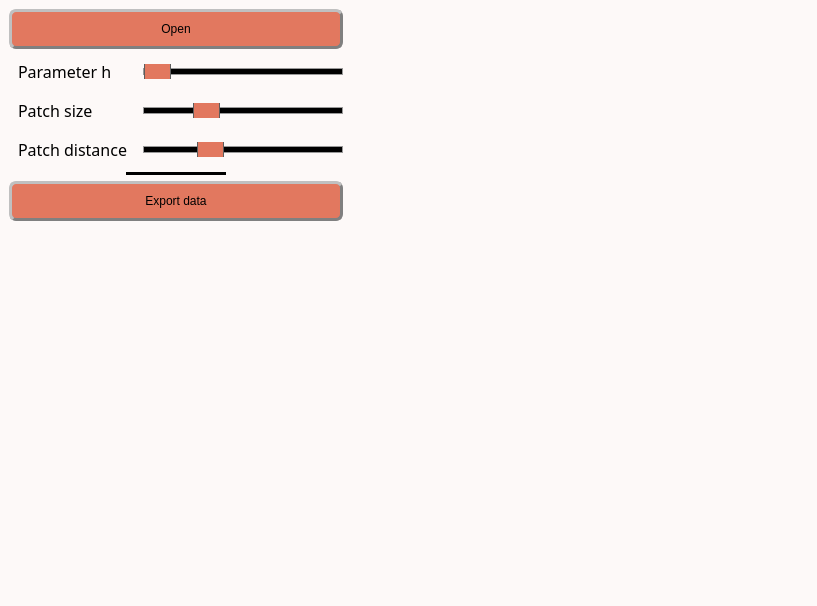
<?xml version="1.0" encoding="UTF-8"?>
<ui version="4.0">
 <class>MainWindow</class>
 <widget class="QMainWindow" name="MainWindow">
  <property name="windowModality">
   <enum>Qt::WindowModal</enum>
  </property>
  <property name="geometry">
   <rect>
    <x>0</x>
    <y>0</y>
    <width>817</width>
    <height>606</height>
   </rect>
  </property>
  <property name="sizePolicy">
   <sizepolicy hsizetype="Preferred" vsizetype="Preferred">
    <horstretch>0</horstretch>
    <verstretch>0</verstretch>
   </sizepolicy>
  </property>
  <property name="contextMenuPolicy">
   <enum>Qt::PreventContextMenu</enum>
  </property>
  <property name="windowTitle">
   <string>Denoise 2D map</string>
  </property>
  <property name="windowOpacity">
   <double>1.000000000000000</double>
  </property>
  <property name="autoFillBackground">
   <bool>false</bool>
  </property>
  <property name="styleSheet">
   <string notr="true">/* Couleur du fond, label, combobox, progressbar vide et spin box */
QWidget, QLabel, QComboBox, QProgressBar, QSpinBox {background-color: rgb(253, 249, 248)}

/* Couleur quand inactif */
QPushButton:disabled, QComboBox:disabled, QSpinBox:disabled {background-color: rgba(243, 98, 64,150)}

/* Couleur des boutons et des selecteurs */
QPushButton, QComboBox::drop-down:button, QComboBox::down-arrow, QComboBox::down-arrow:disabled, QSpinBox::drop-down:button, QSpinBox::down-arrow, QSpinBox::down-arrow:disabled, QSpinBox::drop-up:button, QSpinBox::up-arrow, QSpinBox::up-arrow:disabled, QSlider::handle:horizontal {background-color: rgb(226, 120, 95)}

/* Couleur des bordures de même couleur que les boutons */
QComboBox::drop-down:button, QSpinBox::drop-down:button, QSpinBox::drop-up:button {border-color: rgb(193, 167, 181)}

/* Couleur des textes */
QLabel, QPushButton, QPushButton:hover, QCheckBox, QComboBox, Line, QTextEdit, QSpinBox {color: rgb(0, 0, 0)}

/* style des bordures 1 */
QLabel, QPushButton, QPushButton:hover, QCheckBox, QComboBox, QSpinBox  {
	border-style : outset;
	min-width : 5em;
}

/* style des bordures 2 */
QPushButton, QPushButton:hover, QCheckBox, QComboBox, QSpinBox  {
	border-radius: 7px;
	border-width: 3px;
	border-color: gray;
}

/* Font 1 */
QPushButton, QPushButton:hover, QCheckBox, QProgressBar {font: 12pt &quot;Noto Sans Cond&quot;}

/* Font 2 */
QComboBox, QTextEdit, QSpinBox {font: 10pt &quot;Noto Sans Cond&quot;}

/* Padding 1 */
QLabel, QComboBox, QComboBox::down-arrow, QSpinBox, QSpinBox::down-arrow, QSpinBox::up-arrow {padding : 2px;}

/* Padding 2 */
QPushButton, QPushButton:hover, QCheckBox {padding : 10px;}

/* Gestion taille des QCheckBoxes */
QCheckBox::indicator:unchecked, QCheckBox::indicator:unchecked:hover, QCheckBox::indicator:checked, QCheckBox::indicator:checked:hover  {
	width :30px;
	height : 30px;
}

QLabel {
	Border-radius : 5px;
	border-width : 0px;
	border-color : black;
	font : 14pt &quot;Noto Sans Cond&quot;;
}

QPushButton:hover {background-color: rgb(243, 98, 64);}

QCheckBox::indicator:unchecked {image: url(icons/uncheck_icon.png);}

QCheckBox::indicator:unchecked:hover {image: url(icons/uncheck_hover_icon.png);}

QCheckBox::indicator:checked {image: url(icons/Check_icon.png);}

QCheckBox::indicator:checked:hover {image: url(icons/Check_hover_icon.png);}

QComboBox::drop-down:button{
	border-radius: 4px;
	border-width: 3px;
	width: 36px;
}

QComboBox::down-arrow {
	image : url(icons/Arrow_down.png);
    width: 13px;
    height: 12px;
}

Line{
	format: plain;
	midLine-Width : 5px;
}

QFrame[height=&quot;3&quot;], QFrame[width=&quot;3&quot;] {background-color: #3A3939;}

QTextEdit{
	background-color: rgb(255, 255, 255);
	border-style: solid;
	border-radius: 5px;
	border-width: 2px;
	border-color: black;
}

QLineEdit {font : 12pt &quot;Noto Sans Cond&quot;;}

/* Gestion taille des QLineEdit */
QLineEdit::indicator:unchecked, QLineEdit::indicator:unchecked:hover, QLineEdit::indicator:checked, QLineEdit::indicator:checked:hover  {
	border-color: black;
}

QHBoxLayout {background-color: rgb(0, 240, 240, 50);}

QProgressBar {
	text-align: center;
	border: 2px solid black;
	border-radius: 3px;
 }

 QProgressBar::chunk {
	background-color: rgb(243, 98, 64);
	width: 20px;
	margin : 0.5px;
 }

QSpinBox::drop-down:button, QSpinBox::drop-up:button {
	border-radius: 2px;
	border-width: 3px;
	width: 36px;
}

QSpinBox::down-arrow {
	image : url(icons/Arrow_down.png);
    width: 26px;
    height: 24px;
}

QSpinBox::up-arrow {
	image : url(icons/Arrow_up.png);
    width: 26px;
    height: 24px;
}

QSlider::groove:horizontal {
    border: 1px solid #999999;
    height: 5px; /* the groove expands to the size of the slider by default. by giving it a height, it has a fixed size */
    background-color: rgb(0, 0, 0);
    margin: 2px 0;
}

QSlider::handle:horizontal {
    border: 1px solid #5c5c5c;
    width: 25px;
    height: 40px;
    margin: -10px 0; /* handle is placed by default on the contents rect of the groove. Expand outside the groove */
    border-radius: 3px;
}</string>
  </property>
  <property name="toolButtonStyle">
   <enum>Qt::ToolButtonIconOnly</enum>
  </property>
  <widget class="QWidget" name="centralwidget">
   <property name="autoFillBackground">
    <bool>false</bool>
   </property>
   <property name="styleSheet">
    <string notr="true"/>
   </property>
   <layout class="QHBoxLayout" name="horizontalLayout_6">
    <item>
     <layout class="QHBoxLayout" name="horizontalLayout_5">
      <item>
       <layout class="QVBoxLayout" name="verticalLayout_2">
        <item>
         <widget class="QPushButton" name="OpenData">
          <property name="sizePolicy">
           <sizepolicy hsizetype="Preferred" vsizetype="Fixed">
            <horstretch>0</horstretch>
            <verstretch>0</verstretch>
           </sizepolicy>
          </property>
          <property name="text">
           <string>Open</string>
          </property>
          <property name="icon">
           <iconset>
            <normaloff>../Traitement_stack/icons/import_icon.png</normaloff>../Traitement_stack/icons/import_icon.png</iconset>
          </property>
         </widget>
        </item>
        <item>
         <layout class="QHBoxLayout" name="horizontalLayout">
          <item>
           <widget class="QLabel" name="label_h">
            <property name="font">
             <font>
              <family>Noto Sans Cond</family>
              <pointsize>12</pointsize>
              <weight>50</weight>
              <italic>false</italic>
              <bold>false</bold>
             </font>
            </property>
            <property name="styleSheet">
             <string notr="true">QLabel {
color: rgb(0, 0, 0);
background-color:	rgb(253, 249, 248);
border-style : outset;
Border-radius : 5px;
border-width : 0px;
border-color : black;
min-width : 5em;
padding : 5px;
font : 12pt &quot;Noto Sans Cond&quot;;
}</string>
            </property>
            <property name="text">
             <string>Parameter h</string>
            </property>
            <property name="textFormat">
             <enum>Qt::PlainText</enum>
            </property>
           </widget>
          </item>
          <item>
           <widget class="QSlider" name="slider_h">
            <property name="sizePolicy">
             <sizepolicy hsizetype="Preferred" vsizetype="Fixed">
              <horstretch>0</horstretch>
              <verstretch>0</verstretch>
             </sizepolicy>
            </property>
            <property name="minimumSize">
             <size>
              <width>200</width>
              <height>15</height>
             </size>
            </property>
            <property name="minimum">
             <number>1</number>
            </property>
            <property name="maximum">
             <number>5000</number>
            </property>
            <property name="singleStep">
             <number>10</number>
            </property>
            <property name="pageStep">
             <number>500</number>
            </property>
            <property name="value">
             <number>10</number>
            </property>
            <property name="orientation">
             <enum>Qt::Horizontal</enum>
            </property>
           </widget>
          </item>
         </layout>
        </item>
        <item>
         <layout class="QHBoxLayout" name="horizontalLayout_2">
          <item>
           <widget class="QLabel" name="label_size">
            <property name="font">
             <font>
              <family>Noto Sans Cond</family>
              <pointsize>12</pointsize>
              <weight>50</weight>
              <italic>false</italic>
              <bold>false</bold>
             </font>
            </property>
            <property name="styleSheet">
             <string notr="true">QLabel {
color: rgb(0, 0, 0);
background-color:	rgb(253, 249, 248);
border-style : outset;
Border-radius : 5px;
border-width : 0px;
border-color : black;
min-width : 5em;
padding : 5px;
font : 12pt &quot;Noto Sans Cond&quot;;
}</string>
            </property>
            <property name="text">
             <string>Patch size</string>
            </property>
           </widget>
          </item>
          <item>
           <widget class="QSlider" name="slider_size">
            <property name="sizePolicy">
             <sizepolicy hsizetype="Preferred" vsizetype="Fixed">
              <horstretch>0</horstretch>
              <verstretch>0</verstretch>
             </sizepolicy>
            </property>
            <property name="minimumSize">
             <size>
              <width>200</width>
              <height>15</height>
             </size>
            </property>
            <property name="minimum">
             <number>1</number>
            </property>
            <property name="maximum">
             <number>15</number>
            </property>
            <property name="pageStep">
             <number>2</number>
            </property>
            <property name="value">
             <number>5</number>
            </property>
            <property name="orientation">
             <enum>Qt::Horizontal</enum>
            </property>
           </widget>
          </item>
         </layout>
        </item>
        <item>
         <layout class="QHBoxLayout" name="horizontalLayout_3">
          <item>
           <widget class="QLabel" name="label_distance">
            <property name="font">
             <font>
              <family>Noto Sans Cond</family>
              <pointsize>12</pointsize>
              <weight>50</weight>
              <italic>false</italic>
              <bold>false</bold>
             </font>
            </property>
            <property name="styleSheet">
             <string notr="true">QLabel {
color: rgb(0, 0, 0);
background-color:	rgb(253, 249, 248);
border-style : outset;
Border-radius : 5px;
border-width : 0px;
border-color : black;
min-width : 5em;
padding : 5px;
font : 12pt &quot;Noto Sans Cond&quot;;
}</string>
            </property>
            <property name="text">
             <string>Patch distance</string>
            </property>
           </widget>
          </item>
          <item>
           <widget class="QSlider" name="slider_distance">
            <property name="sizePolicy">
             <sizepolicy hsizetype="Preferred" vsizetype="Fixed">
              <horstretch>0</horstretch>
              <verstretch>0</verstretch>
             </sizepolicy>
            </property>
            <property name="minimumSize">
             <size>
              <width>200</width>
              <height>15</height>
             </size>
            </property>
            <property name="minimum">
             <number>2</number>
            </property>
            <property name="maximum">
             <number>15</number>
            </property>
            <property name="pageStep">
             <number>2</number>
            </property>
            <property name="value">
             <number>6</number>
            </property>
            <property name="orientation">
             <enum>Qt::Horizontal</enum>
            </property>
           </widget>
          </item>
         </layout>
        </item>
        <item alignment="Qt::AlignHCenter">
         <widget class="Line" name="line1_2">
          <property name="sizePolicy">
           <sizepolicy hsizetype="Fixed" vsizetype="Fixed">
            <horstretch>0</horstretch>
            <verstretch>0</verstretch>
           </sizepolicy>
          </property>
          <property name="minimumSize">
           <size>
            <width>100</width>
            <height>0</height>
           </size>
          </property>
          <property name="frameShadow">
           <enum>QFrame::Plain</enum>
          </property>
          <property name="lineWidth">
           <number>5</number>
          </property>
          <property name="midLineWidth">
           <number>5</number>
          </property>
          <property name="orientation">
           <enum>Qt::Horizontal</enum>
          </property>
         </widget>
        </item>
        <item>
         <widget class="QPushButton" name="Push_validate">
          <property name="toolTip">
           <string>&lt;html&gt;&lt;head/&gt;&lt;body&gt;&lt;p&gt;&lt;span style=&quot; font-size:11pt;&quot;&gt;Export data to the main GUI&lt;/span&gt;&lt;/p&gt;&lt;/body&gt;&lt;/html&gt;</string>
          </property>
          <property name="text">
           <string>Export data</string>
          </property>
          <property name="icon">
           <iconset>
            <normaloff>../Traitement_stack/icons/Export.png</normaloff>../Traitement_stack/icons/Export.png</iconset>
          </property>
         </widget>
        </item>
        <item>
         <spacer name="verticalSpacer">
          <property name="orientation">
           <enum>Qt::Vertical</enum>
          </property>
          <property name="sizeHint" stdset="0">
           <size>
            <width>20</width>
            <height>40</height>
           </size>
          </property>
         </spacer>
        </item>
       </layout>
      </item>
      <item>
       <layout class="QVBoxLayout" name="verticalLayout">
        <item>
         <widget class="ImageView" name="expSeries" native="true">
          <property name="sizePolicy">
           <sizepolicy hsizetype="MinimumExpanding" vsizetype="Preferred">
            <horstretch>0</horstretch>
            <verstretch>0</verstretch>
           </sizepolicy>
          </property>
         </widget>
        </item>
       </layout>
      </item>
     </layout>
    </item>
   </layout>
  </widget>
  <widget class="QMenuBar" name="menubar">
   <property name="geometry">
    <rect>
     <x>0</x>
     <y>0</y>
     <width>817</width>
     <height>20</height>
    </rect>
   </property>
  </widget>
  <widget class="QStatusBar" name="statusbar"/>
 </widget>
 <customwidgets>
  <customwidget>
   <class>ImageView</class>
   <extends>QWidget</extends>
   <header>pyqtgraph</header>
   <container>1</container>
  </customwidget>
 </customwidgets>
 <resources/>
 <connections/>
</ui>
